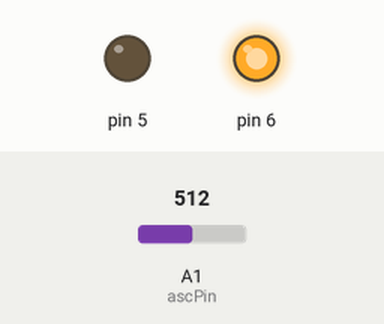
Recording of a sketch running on a simulated Arduino Uno, built with avr-gcc and run on an emulated ATmega328P. Shown: output pins drawn as LEDs (lit = HIGH). The test bench sets the inputs (shaded band); at power-on: A1 (ascPin) = 512. What the sketch prints to the serial monitor is not drawn.

Above: at 0.1 s.
Timing chart, 0 to 1.6 s (numbered marks = the images above):
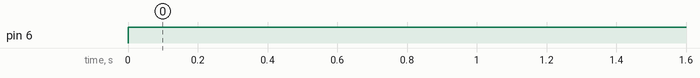

The sketch:

ACS712_test.ino
```cpp
const int ascPin = A1;
const float vcc = 5.0;
const int adcMax = 1023;

//const float sens = 0.185;  // 5A
//const float sens = 0.100;  // 20A
const float sens = 0.66;  // 30A

float getAverageCurrent(int nSamples) {
  float val = 0;
  for (int i = 0; i < nSamples; i++) {
    val += analogRead(ascPin);
    delay(1);
  }
  //return val / nSamples;
  float avgOutput = val / adcMax / nSamples;
  return (vcc * avgOutput - vcc / 2) / sens * 10;
}

void setup() {
  pinMode(5, OUTPUT);
  pinMode(6, OUTPUT);
  pinMode(ascPin, INPUT);
  Serial.begin(9600);
}

void loop() {
  // H - Bridge forward
  digitalWrite(5, LOW);
  digitalWrite(6, HIGH);

  float cur = getAverageCurrent(100);
  //Serial.print("Current:");
  Serial.println(cur);
}
```

Measured:
- by itself, pin 6: LOW → HIGH at 0.00 s
